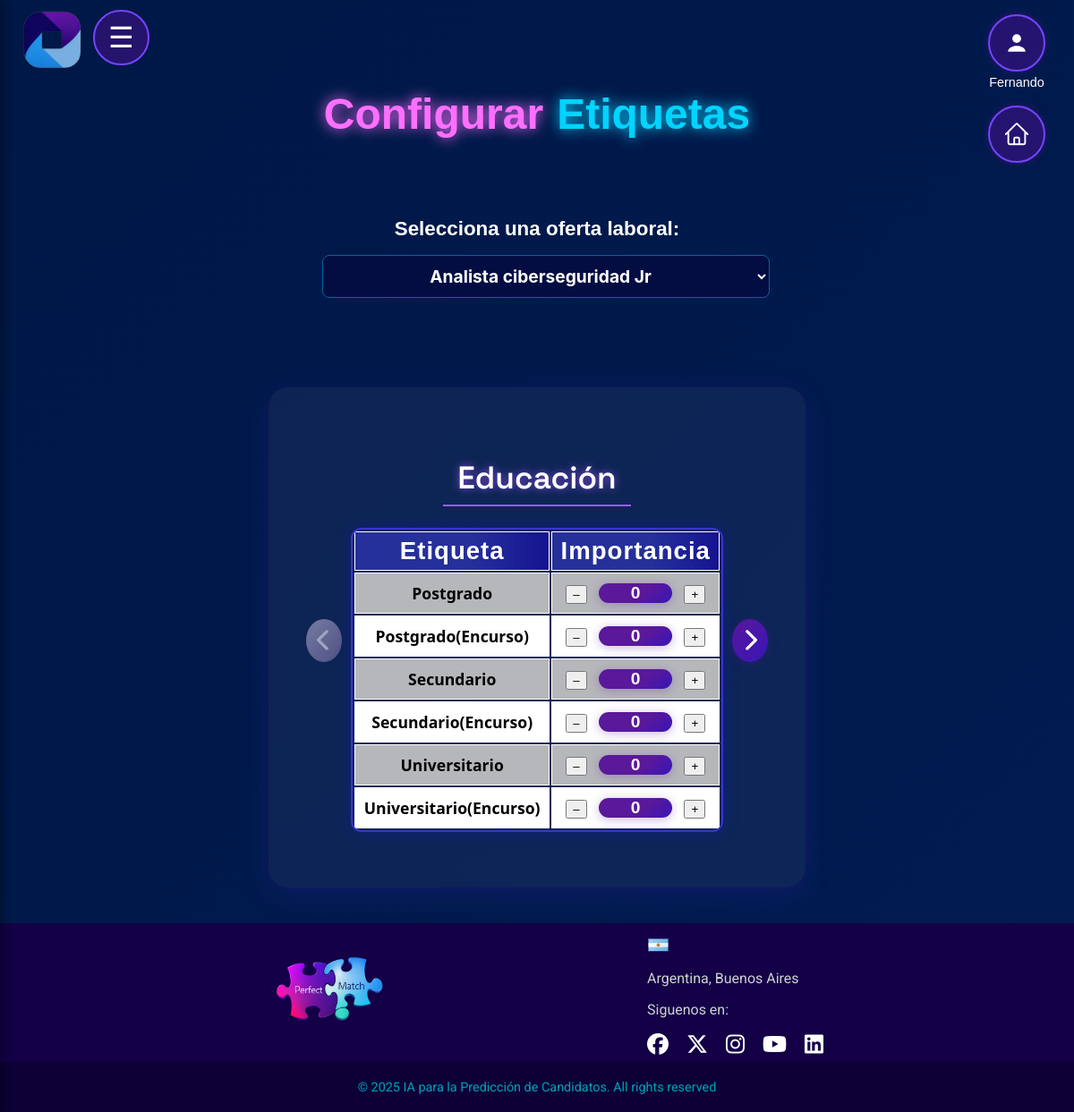
The app's page /etiquetas?idOfer=2 (signed in), older data.
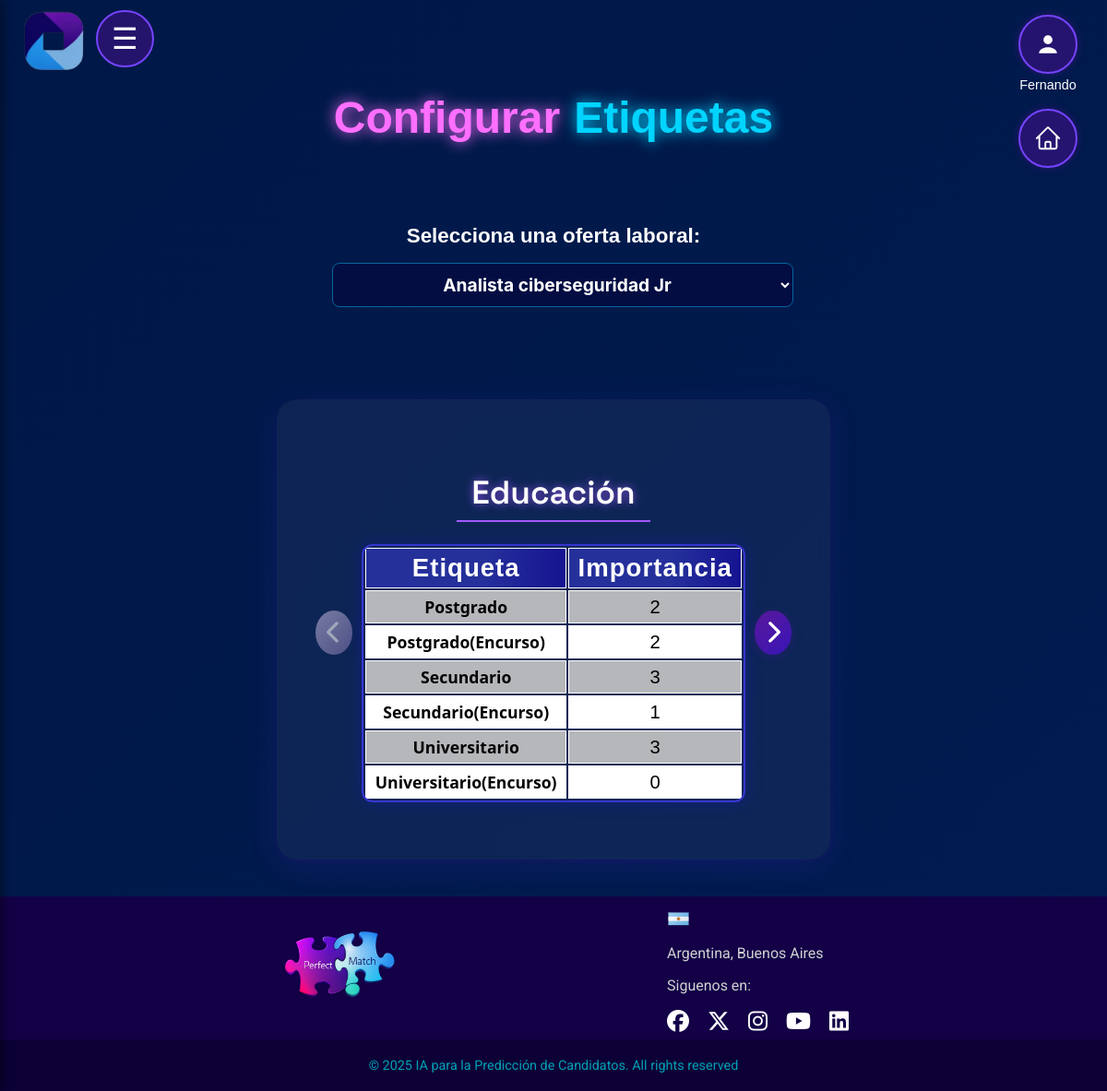
The same page, newer data.
### app.py (models this page shows)
class OfertaEducacion(db.Model):
    __tablename__ = 'oferta_educacion'
    id = db.Column(db.Integer, primary_key=True, autoincrement=True)
    idOfer = db.Column(db.Integer, db.ForeignKey('oferta_laboral.idOfer'))
    idEdu = db.Column(db.Integer, db.ForeignKey('educacion.idedu'))
    importancia = db.Column(db.Integer, nullable=False)
    oferta = db.relationship('OfertaLaboral', back_populates='educaciones')
    educacion = db.relationship('Educacion')

class Educacion(db.Model):
    __tablename__ = 'educacion'
    idedu = db.Column(db.Integer, primary_key=True)
    nombre = db.Column(db.String(100), nullable=False, unique=True)

### app.py (the view)
@app.route("/etiquetas", methods=["GET", "POST"])
@login_required(roles=["Admin_RRHH", "Supervisor"])
def mostrar_etiquetas(idOfer=None):
    ofertas = OfertaLaboral.query.all()
    ofertas_activas = OfertaLaboral.query.filter_by(estado="Activa").all()
    if not idOfer:
        idOfer = request.form.get("idOfer") if request.method == "POST" else request.args.get("idOfer")
        if not idOfer and ofertas:
            idOfer = ofertas[0].idOfer
    educaciones, tecnologias, habilidades, tecnologias2, habilidades2 = [], [], [], [], []
    if idOfer:
        oferta = OfertaLaboral.query.get(idOfer)
        educaciones = OfertaEducacion.query.filter_by(idOfer=idOfer).all()
        tecnologias = OfertaTecnologia.query.filter_by(idOfer=idOfer).all()
        habilidades = OfertaHabilidad.query.filter_by(idOfer=idOfer).all()
        tecnologias2 = OfertaTecnologia2.query.filter_by(idOfer=idOfer).all()
        habilidades2 = OfertaHabilidad2.query.filter_by(idOfer=idOfer).all()
        df_edu = pd.DataFrame([{"Nombre": e.educacion.nombre, "Valor": e.importancia} for e in educaciones]) if educaciones else pd.DataFrame()
        df_tec = pd.DataFrame([{"Nombre": t.tecnologia.nombre, "Valor": t.importancia} for t in tecnologias]) if tecnologias else pd.DataFrame()
        df_hab = pd.DataFrame([{"Nombre": h.habilidad.nombre, "Valor": h.importancia} for h in habilidades]) if habilidades else pd.DataFrame()
        df_tec2 = pd.DataFrame([{"Nombre": t2.tecnologia2.nombre, "Valor": t2.importancia} for t2 in tecnologias2]) if tecnologias2 else pd.DataFrame()
        df_hab2 = pd.DataFrame([{"Nombre": h2.habilidad2.nombre, "Valor": h2.importancia} for h2 in habilidades2]) if habilidades2 else pd.DataFrame()
        tabla_edu = df_edu.to_html(classes="table table-bordered", index=False) if not df_edu.empty else "<p>No hay etiquetas de educación</p>"
        tabla_tec = df_tec.to_html(classes="table table-bordered", index=False) if not df_tec.empty else "<p>No hay etiquetas de tecnología</p>"
        tabla_tec2 = df_tec2.to_html(classes="table table-bordered", index=False) if not df_tec2.empty else "<p>No hay etiquetas de tecnología secundaria</p>"
        tabla_hab = df_hab.to_html(classes="table table-bordered", index=False) if not df_hab.empty else "<p>No hay etiquetas de habilidades</p>"
        tabla_hab2 = df_hab2.to_html(classes="table table-bordered", index=False) if not df_hab2.empty else "<p>No hay etiquetas de habilidades secundarias</p>"
    else:
        oferta, tabla_edu, tabla_tec, tabla_tec2, tabla_hab, tabla_hab2 = None, "", "", "", "", ""
    return render_template("etiquetas.html",
                           ofertas=ofertas,
                           ofertas_activas=ofertas_activas,
                           oferta=oferta,
                           idOfer=idOfer,
                           tabla_edu=tabla_edu,
                           tabla_tec=tabla_tec,
                           tabla_hab=tabla_hab,
                           tabla_tec2=tabla_tec2,
                           tabla_hab2=tabla_hab2,
                           educaciones=educaciones,
                           tecnologias=tecnologias,
                           habilidades=habilidades,
                           tecnologias2=tecnologias2,
                           habilidades2=habilidades2)

### app.py (called while the page is built)
def login_required(roles=None):
    def decorator(f):
        @wraps(f)
        def wrapped(*args, **kwargs):
            if 'username' not in session:
                return redirect(url_for('login'))
            if roles and session.get('type') not in roles:
                return "Acceso no autorizado"
            return f(*args, **kwargs)
        return wrapped
    return decorator

### templates/etiquetas.html (shortened to what this page needs)
<!DOCTYPE html>
<html lang="es">
<head>
  <link rel="stylesheet" href="https://cdnjs.cloudflare.com/ajax/libs/font-awesome/6.5.0/css/all.min.css">
  <link rel="stylesheet" href="{{ url_for('static', filename='css/header_general.css') }}">
  <link rel="stylesheet" href="{{ url_for('static', filename='css/menu.css') }}">
  <link rel="stylesheet" href="{{ url_for('static', filename='css/footer.css') }}">
  <link rel="stylesheet" href="{{ url_for('static', filename='etiquetas.css') }}">
  <link rel="stylesheet" href="{{ url_for('static', filename='css/fragments/particles.css') }}">
  <link rel="stylesheet" href="{{ url_for('static', filename='css/fragments/titles.css') }}">
  <link rel="stylesheet" href="{{ url_for('static', filename='css/fragments/box-background.css') }}">
</head>
<body class="container mt-4">
  {% include "fragments/particles.html" %}
  {% include "layout/header_general.html" %}
  {% include "layout/menu.html" %}
  <main>
  <h1><p class="title-perfect-violet">Configurar </p><p class="title-match-blue">Etiquetas</p></h1>
    <form method="GET" action="{{ url_for('mostrar_etiquetas') }}" style="background: transparent;">
      <label for="idOfer" style="font-size: 1.4rem !important;">Selecciona una oferta laboral:</label>
      <select name="idOfer" onchange="this.form.submit()" style="text-align: center; width: fit-content !important; font-size: 1.2rem; font-weight: bold;">
        {% for ofer in ofertas %}
        <option value="{{ ofer.idOfer }}" {% if ofer.idOfer|string==idOfer|string %}selected{% endif %}>
          {{ ofer.nombre }}
        </option>
        {% endfor %}
      </select>
    </form>
    {% if oferta %}
    <div class="carousel-container active">
      <div class="box-background-child">
      <button class="carousel-arrow left" id="prevChart"><i class="fa fa-chevron-left"></i></button>
      <div class="carousel-wrapper">
        <div class="carousel-chart active">
          <h3 class="titulo-centrado">Educación</h3>
          <table class="table table-bordered">
            <thead>
              <tr>
                <th>Etiqueta</th>
                <th>Importancia</th>
              </tr>
            </thead>
            <tbody>
              {% for edu in educaciones %}
              <tr>
                <td>{{ edu.educacion.nombre }}</td>
                <td>
                  {% if oferta.idOfer in ofertas_activas|map(attribute='idOfer') %}
                  <div class="input-num-custom">
                    <button type="button" class="btn-num menos" tabindex="-1">–</button>
                    <input type="number" min="0" max="3" value="{{ edu.importancia }}" class="input-importancia"
                      data-id="{{ edu.id }}" data-tipo="educacion">
                    <button type="button" class="btn-num mas" tabindex="-1">+</button>
                  </div>
                  {% else %}
                  {{ edu.importancia }}
                  {% endif %}
                </td>
              </tr>
              {% endfor %}
            </tbody>
          </table>
        </div>
      </div>
      <button class="carousel-arrow right" id="nextChart"><i class="fa fa-chevron-right"></i></button>
    </div>
    </div>
    {% else %}
    <p>No hay ofertas laborales disponibles.</p>
    {% endif %}
  </main>
  {% include "layout/footer.html" %}
</body>
</html>

### templates/fragments/particles.html (shortened to what this page needs)
    <div class="particles">
    </div>

### templates/layout/header_general.html (shortened to what this page needs)
<header>
    <div>
        <img class="logo" src="{{ url_for('static', filename='images/logoApptitudAI.png') }}" alt="Logo de ApptitudAI">
    </div>
    <div class="user-menu-wrapper">
        <label for="user-toggle" class="user-main">
            <div class="user-button">
                <svg viewBox="0 0 16 16" xmlns="http://www.w3.org/2000/svg" width="26" height="26">
                    <circle cx="8" cy="5" r="3" fill="#ffffff" />
                    <path d="M2 14c0-3 4-4 6-4s6 1 6 4" fill="#ffffff" />
                </svg>
            </div>
            <div class="user-name">
                <p style="color: white; margin: 4px 0 0 0; font-size: 0.9rem;">{{ session.get('username') }}</p>
            </div>
        </label>
        {% if show_home_icon is not defined or show_home_icon %}
        <a href="{{ url_for('predecir') }}" class="user-main" title="Volver al inicio" style="margin-left: 18px; margin-top: 0;">
            <div class="user-button">
            </div>
        </a>
        {% endif %}
    </div>
</header>

### templates/layout/menu.html (shortened to what this page needs)
<label for="menu-toggle" class="menu-icon">&#9776;</label>

### templates/layout/footer.html
<footer class="footer">
    <div class="footer-content">
        <div class="footer-logo">
            <img src="{{ url_for('static', filename='images/logoPerfectMatch.png') }}" alt="PF Image">
        </div>
        <div class="footer-contacts">
            <div class="footer-country">
                <div class="address">
                    <img src="{{ url_for('static', filename='images/ArgentinaS.png') }}" alt="Argentina Flag">
                    <p>Argentina, Buenos Aires</p>
                    <p>Siguenos en:</p>
                    <div class="social-media">
                        <a href="#"><i class="fa-brands fa-facebook"></i></a>
                        <a href="#"><i class="fa-brands fa-x-twitter"></i></a>
                        <a href="#"><i class="fa-brands fa-instagram"></i></a>
                        <a href="#"><i class="fa-brands fa-youtube"></i></a>
                        <a href="#"><i class="fa-brands fa-linkedin"></i></a>
                    </div>
                </div>
            </div>
        </div>
    </div>
    <div class="footer-bottom">
        <p>© 2025 IA para la Predicción de Candidatos. All rights reserved</p>
    </div>
</footer>

### static/css/header_general.css (style rules this page uses)
header { display: flex; flex-wrap: nowrap; align-items: center; justify-content: space-between; width: 100%; box-sizing: border-box; top: 0; z-index: 10; position: absolute; padding: 10px 20px; background-color: transparent; }
.logo { margin-left: 5px; max-height: 70px; max-width: 100%; }
.user-menu-wrapper { top: 1rem; right: 2rem; position: fixed; }
.user-main { cursor: pointer; }
.user-button { background-color: rgba(183, 0, 255, 0.2); border: 2px solid #7644ff; box-shadow: 0 0 8px rgba(161, 0, 201, 0.3); border-radius: 50%; width: 60px; height: 60px; display: flex; align-items: center; justify-content: center; transition: background-color 0.3s; }

### static/css/menu.css (style rules this page uses)
.menu-icon { font-size: 2rem; cursor: pointer; position: fixed; top: 0.7rem; left: 300px; opacity: 1; transition: opacity 0.2s; background-color: rgba(183, 0, 255, 0.2); padding: 10px 15px; border-radius: 60px; border: 2px solid #7644ff; color: white; z-index: 11; }
.menu-toggle:not(:checked)~.menu-icon { left: 6.5rem; }
.user-name { text-align: center; }

### static/css/footer.css (style rules this page uses)
.footer { position: relative; background-color: #130047; color: #fff; font-family: "Roboto", sans-serif; width: 100%; }
.footer-content { display: flex; justify-content: space-between; align-items: flex-start; padding: 0; padding-left: 280px; padding-right: 280px; flex-wrap: wrap; gap: 10px; }
.footer-logo img { margin-top: 1.5rem; max-height: 100px; }
.social-media { display: flex; gap: 20px; font-size: 1.5rem; justify-content: center; align-items: center; }
.social-media a { color: #ffffff; transition: color 0.3s ease, transform 0.3s ease, filter 0.3s ease; text-decoration: none; }
.footer-contacts { display: flex; gap: 10px; margin-top: 1rem; }
.footer-country p { font-size: 1rem; color: #d1d1d1; }
.footer-country img { width: 25px; margin-right: 5px; }
.footer-bottom { background-color: #0c0036; text-align: center; padding: 5px 0; margin-top: 5px; }
.footer-bottom p { font-size: 0.9rem; color: #02a1b6; }
html, body { scrollbar-width: thin; scrollbar-color: #7644ff #1a085a; }

### static/css/fragments/particles.css (style rules this page uses)
.particles { position: fixed; top: 0; left: 0; width: 100%; height: 100%; pointer-events: none; z-index: 1; overflow: hidden; }

### static/css/fragments/titles.css (style rules this page uses)
.title-perfect-violet { color: #ff6fff; text-shadow: 0 0 15px #ff6fff; animation: fadeInUp 1s ease-out 0.4s both; margin: 20px 0; }
.title-match-blue { color: #00d4ff; text-shadow: 0 0 15px #00d4ff; animation: fadeInRight 1s ease-out 0.6s both; margin: 20px 0; }

### static/css/fragments/box-background.css (style rules this page uses)
.box-background-child { display: flex; align-items: center; position: relative; max-width: 1200px; margin: 0 auto 2.5rem auto; padding: 38px 32px 32px 32px; background: rgba(255, 255, 255, 0.05); border-radius: 22px; box-shadow: 0 8px 32px 0 rgba(80, 61, 255, 0.13), 0 1.5px 8px 0 #39006144; z-index: 2; backdrop-filter: blur(6px); overflow: visible; width: 100%; height: 100%; }

### templates/etiquetas.html (style rules this page uses)
.carousel-chart { display: none; }
.carousel-chart.active { display: block; }

Row changes from the older to the newer data that the page shows:
changed OfertaEducacion "Postgrado": importancia "0" → "2"
changed OfertaEducacion "Postgrado(Encurso)": importancia "0" → "2"
changed OfertaEducacion "Secundario": importancia "0" → "3"
changed OfertaEducacion "Secundario(Encurso)": importancia "0" → "1"
changed OfertaEducacion "Universitario": importancia "0" → "3"
